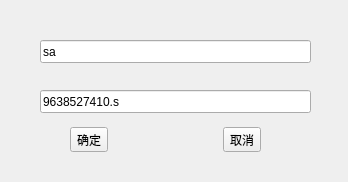
<?xml version="1.0" encoding="UTF-8"?>
<ui version="4.0">
 <class>ConnectDabaseWidget</class>
 <widget class="QWidget" name="ConnectDabaseWidget">
  <property name="geometry">
   <rect>
    <x>0</x>
    <y>0</y>
    <width>348</width>
    <height>182</height>
   </rect>
  </property>
  <property name="windowTitle">
   <string>连接到数据库</string>
  </property>
  <property name="windowIcon">
   <iconset resource="SIMS_res.qrc">
    <normaloff>:/SIM_System_Pics/resources/login-settings.png</normaloff>:/SIM_System_Pics/resources/login-settings.png</iconset>
  </property>
  <widget class="QLineEdit" name="dbNameEdit">
   <property name="geometry">
    <rect>
     <x>40</x>
     <y>40</y>
     <width>271</width>
     <height>23</height>
    </rect>
   </property>
   <property name="text">
    <string>sa</string>
   </property>
   <property name="placeholderText">
    <string>数据库用户名</string>
   </property>
  </widget>
  <widget class="QLineEdit" name="dbKeyEdit">
   <property name="geometry">
    <rect>
     <x>40</x>
     <y>90</y>
     <width>271</width>
     <height>23</height>
    </rect>
   </property>
   <property name="text">
    <string>9638527410.s</string>
   </property>
   <property name="placeholderText">
    <string>密码</string>
   </property>
  </widget>
  <widget class="QWidget" name="widget" native="true">
   <property name="geometry">
    <rect>
     <x>70</x>
     <y>120</y>
     <width>191</width>
     <height>40</height>
    </rect>
   </property>
   <layout class="QHBoxLayout" name="horizontalLayout">
    <item>
     <widget class="QToolButton" name="toolButton">
      <property name="text">
       <string>确定</string>
      </property>
     </widget>
    </item>
    <item>
     <spacer name="horizontalSpacer">
      <property name="orientation">
       <enum>Qt::Horizontal</enum>
      </property>
      <property name="sizeHint" stdset="0">
       <size>
        <width>40</width>
        <height>20</height>
       </size>
      </property>
     </spacer>
    </item>
    <item>
     <widget class="QToolButton" name="toolButton_2">
      <property name="text">
       <string>取消</string>
      </property>
     </widget>
    </item>
   </layout>
  </widget>
 </widget>
 <resources>
  <include location="SIMS_res.qrc"/>
 </resources>
 <connections/>
</ui>
